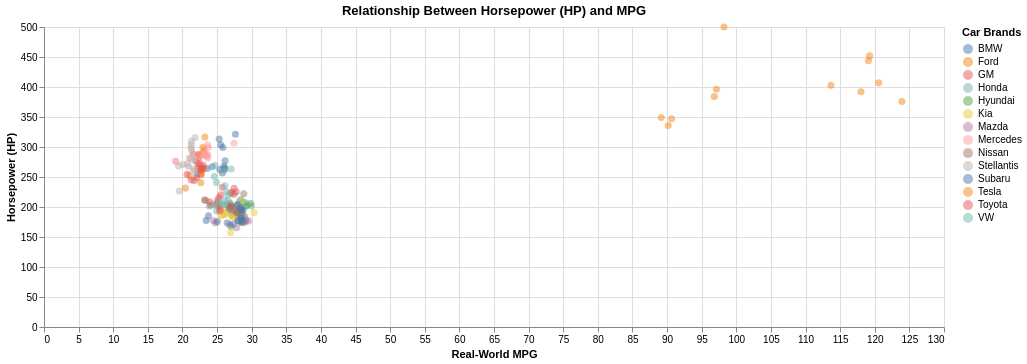

The code cell stored with this chart in its notebook:
### Markdown cell above
#### Step 1: Creating the Initial Scatter Plot 

In this step, we create a scatter plot that visualizes how horsepower affects fuel economy (MPG). Each point represents a different vehicle, categorized by manufacturer.

### Code cell
scatter_plot = alt.Chart(manufacturer_epa_df).mark_circle(size=50, opacity=0.5).encode(
    x=alt.X('Real-World MPG:Q', title="Real-World MPG"),
    y=alt.Y(
        'Horsepower (HP):Q', title="Horsepower (HP)"
    ),
    color=alt.Color('Manufacturer:N', title="Car Brands", legend=alt.Legend(title="Car Brands")),
    tooltip=[
        alt.Tooltip('Manufacturer:N', title="Car Brand"),
        alt.Tooltip('Model Year:O', title="Model Year"),
        alt.Tooltip('Weight (lbs):Q', title="Vehicle Weight (lbs)", format=".3f"),
        alt.Tooltip('Real-World MPG:Q', title="Real-World MPG", format=".3f")
    ]
)

scatter_plot = scatter_plot.properties(title="Relationship Between Horsepower (HP) and MPG", height=300, width=900)

scatter_plot

### Figure 1 — Vega-Lite specification as saved in the notebook (floating-point values rounded to 4 significant figures; data arrays with more than 128 entries replaced by an {"elided": "..."} marker saying what was removed)
{"config": {"view": {"continuousWidth": 300, "continuousHeight": 300}}, "data": {"name": "data-37286fbe657fdab6e3985a373480bec5"}, "mark": {"type": "circle", "opacity": 0.5, "size": 50}, "encoding": {"color": {"field": "Manufacturer", "legend": {"title": "Car Brands"}, "title": "Car Brands", "type": "nominal"}, "tooltip": [{"field": "Manufacturer", "title": "Car Brand", "type": "nominal"}, {"field": "Model Year", "title": "Model Year", "type": "ordinal"}, {"field": "Weight (lbs)", "format": ".3f", "title": "Vehicle Weight (lbs)", "type": "quantitative"}, {"field": "Real-World MPG", "format": ".3f", "title": "Real-World MPG", "type": "quantitative"}], "x": {"field": "Real-World MPG", "title": "Real-World MPG", "type": "quantitative"}, "y": {"field": "Horsepower (HP)", "title": "Horsepower (HP)", "type": "quantitative"}}, "height": 300, "title": "Relationship Between Horsepower (HP) and MPG", "width": 900, "$schema": "https://vega.github.io/schema/vega-lite/v5.8.0.json", "datasets": {"data-37286fbe657fdab6e3985a373480bec5": {"elided": "196 records"}}}
